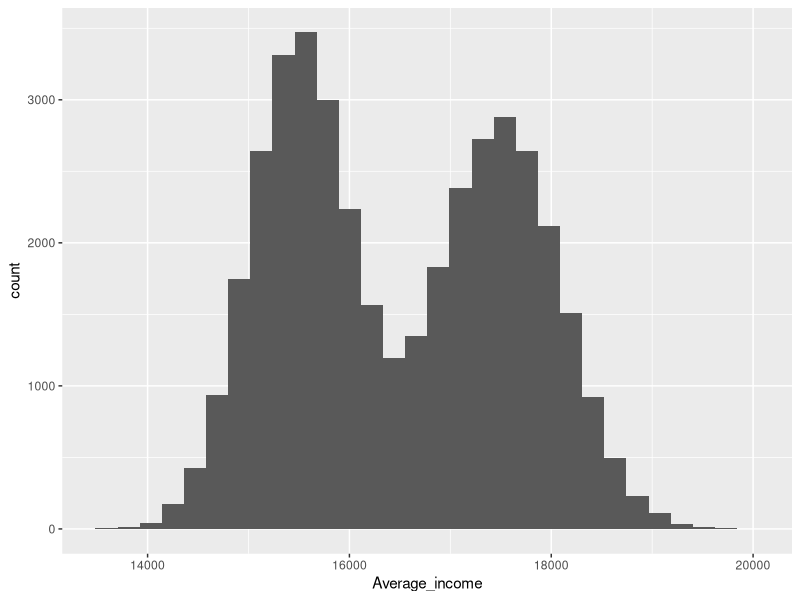

Reproduce this figure in R.
df <- data.frame(gender=factor(rep(c("Average Female income","Average Male income"), each=20000)), Average_income=round(c(rnorm(20000, mean=15500, sd=500), rnorm(20000, mean=17500, sd=600))))
head(df)
library(ggplot2)
ggplot(df, aes(x=Average_income)) + geom_histogram()